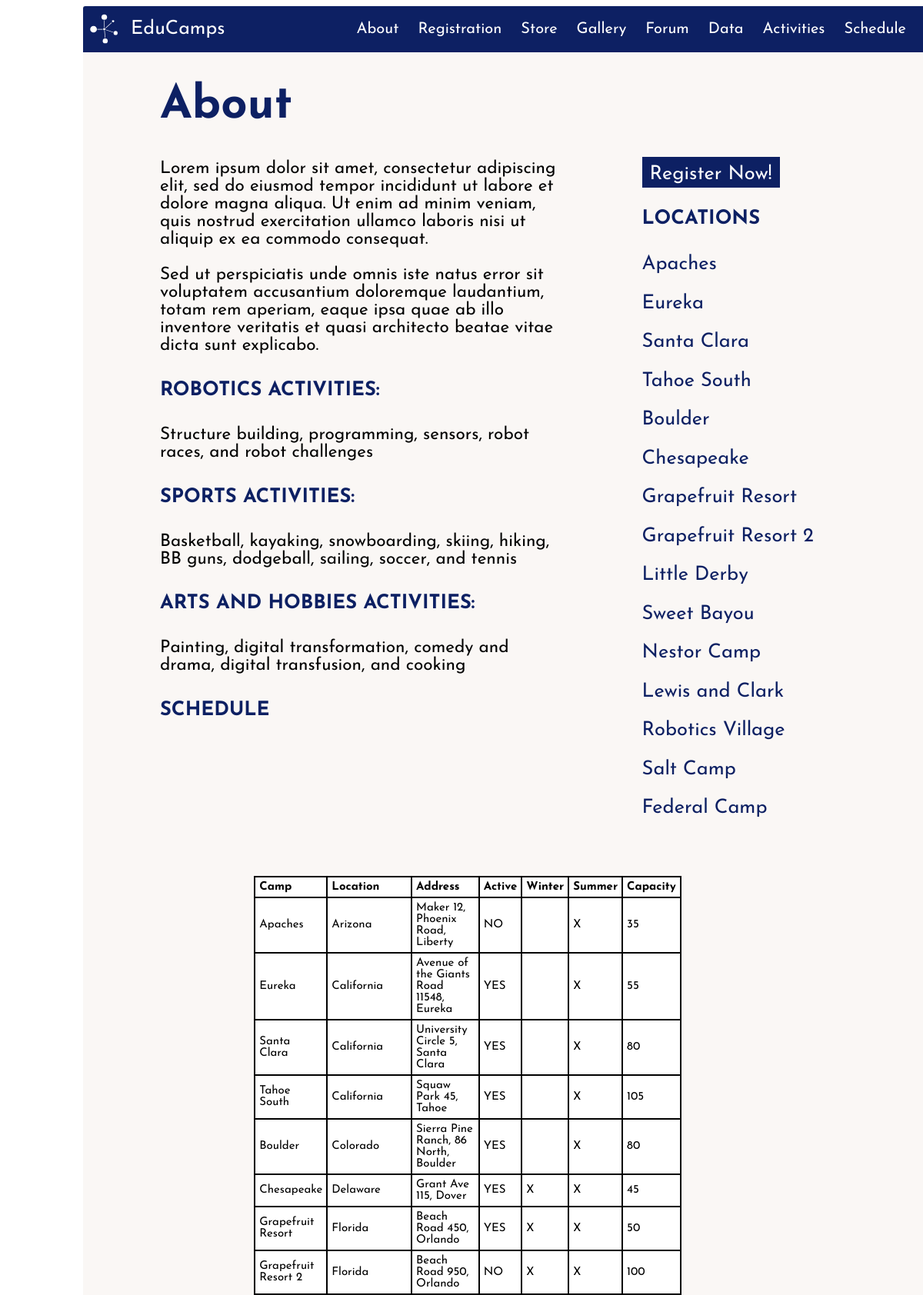
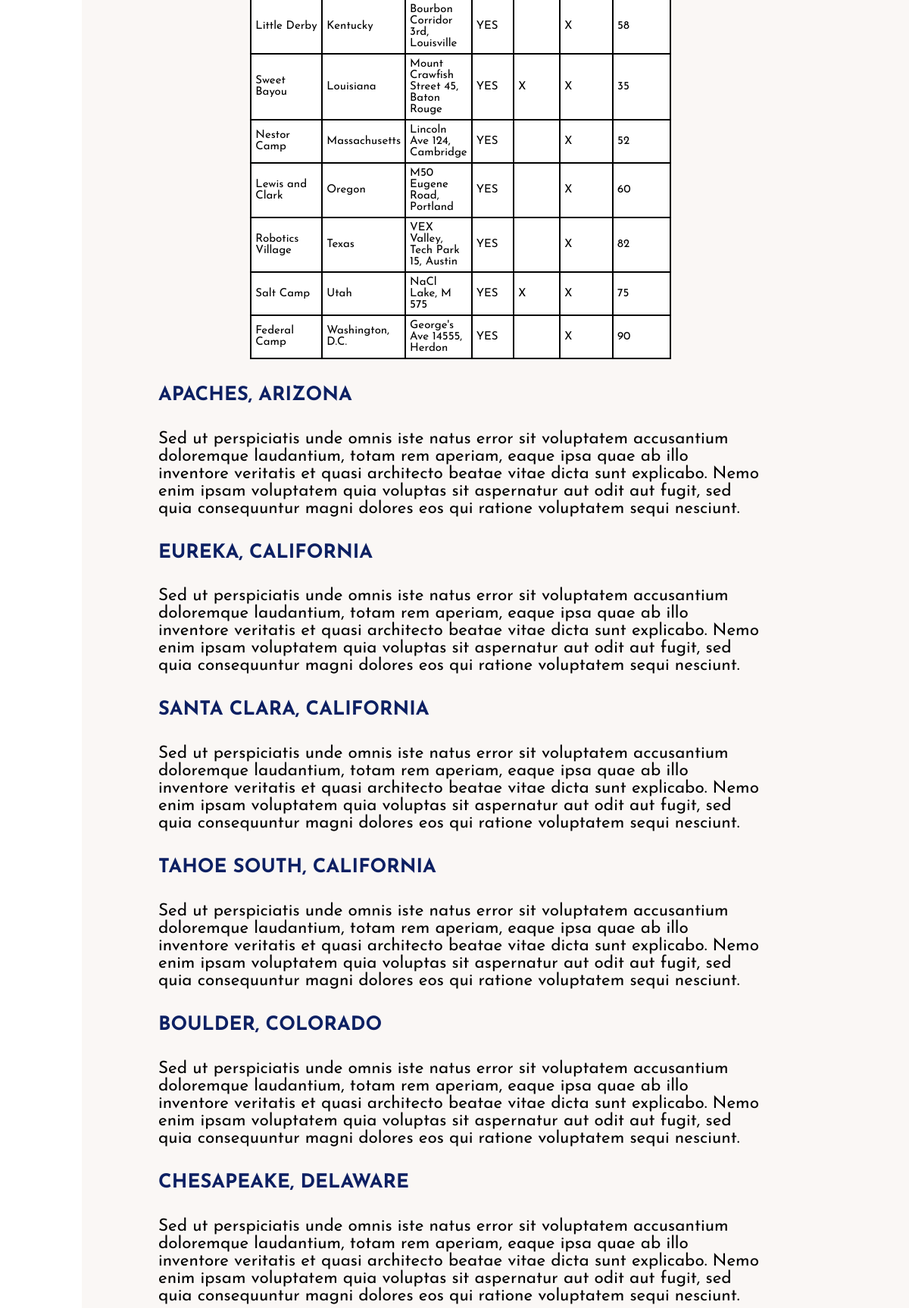
Page /about/index.php (upper part) on the committed database (2 pictures, top to bottom).
### tables this page shows
CREATE TABLE camp(
    camp_id int AUTO_INCREMENT,
    camp_name varchar(255),
    location varchar(255),
    address varchar(255),
    activities varchar(255),
    active int,
    season_winter int,
    season_summer int,
    capacity int,
    comments varchar(255),
    PRIMARY KEY (camp_id)
);

### about/index.php (the view, shortened to what this page needs)
<?php
	function QueryCamp($query, $connection){
		$result = mysqli_query($connection, $query) or die(mysqli_error($connection));
		while($row = mysqli_fetch_array($result, MYSQLI_NUM)){
			$rows[] = $row;
		}
		return $rows;
	}
	$database = 'educamps';
	$dbserver = 'localhost';
	$dbusername = 'fourthreefour';
	$dbpass = 'americo';
	$connection = connectDB($database, $dbserver, $dbusername, $dbpass);
?>
<!DOCTYPE HTML>
<html>
    <head>
        <link href=../stylesheets/main.css media=screen rel=stylesheet type=text/css />
    </head>
    <body>
        <div class=main_container id="schedule_container">
            <div id=menubar>
                <a href="../">
                    <img id="logo" src="../icons/logo.svg" alt="EduCamps logo" /><label id="topname">EduCamps</label>
                </a>
                <table>
                    <tr>
                        <td><a href=../about>About</a></td>
                        <td><a href=../registration>Registration</a></td>
                        <td><a href=../store>Store</a></td>
                        <td><a href=../gallery>Gallery</a></td>
                        <td><a href=../forum>Forum</a></td>
                        <td><a href=../data>Data</a></td>
                        <td><a href=../activities>Activities</a></td>
                        <td><a href=../schedule>Schedule</a></td>
                    </tr>
                </table>
            </div>
           <div id="anchor_bar" >
               <p><a id="register_button" href=../registration>Register Now!</a></p>
                <h4>Locations</h4>
                <?php
                    $camp_name = QueryCamp("SELECT camp_name FROM camp", $connection);
                    foreach($camp_name as $row){
                        echo "<p><a href='#$row[0]'>$row[0]</a></p>";
                    }
                ?>
            </div>
            <div id="schedule_main_content" class = "main_content">
                <h1>About</h1>
                <p>Lorem ipsum dolor sit amet, consectetur adipiscing elit, sed do eiusmod tempor incididunt ut labore et dolore magna aliqua. Ut enim ad minim veniam, quis nostrud exercitation ullamco laboris nisi ut aliquip ex ea commodo consequat.</p>
                <p>Sed ut perspiciatis unde omnis iste natus error sit voluptatem accusantium doloremque laudantium, totam rem aperiam, eaque ipsa quae ab illo inventore veritatis et quasi architecto beatae vitae dicta sunt explicabo.</p>
                <h4>Robotics Activities:</h4>
                <p>Structure building, programming, sensors, robot races, and robot challenges </p>
                <h4>Sports Activities:</h4>
                <p>Basketball, kayaking, snowboarding, skiing, hiking, BB guns, dodgeball, sailing, soccer, and tennis</p>
                <h4>Arts and Hobbies Activities:</h4>
                <p>Painting, digital transformation, comedy and drama, digital transfusion, and cooking</p>
                <h4>Schedule</h4>
                    <table>
                        <tr><td><strong>Camp</strong></td><td><strong>Location</strong></td><td><strong>Address</strong></td><td><strong>Active</strong></td><td><strong>Winter</strong></td><td><strong>Summer</strong></td><td><strong>Capacity</strong></td></tr>
                        <?php
                        $conn = mysqli_connect("localhost", "fourthreefour", "americo", "educamps");
                        $campsquery = mysqli_query($conn, "SELECT camp_name, location, address, active, season_winter, season_summer, capacity FROM camp");
                        while($camp = mysqli_fetch_assoc($campsquery)){
                        ?>
                        <tr><td><?= $camp['camp_name'] ?></td><td><?= $camp['location'] ?></td><td><?= $camp['address'] ?></td>
                        <?php if ($camp['active']){     ?>
                            <td>YES</td> <?php }
                                else{ ?>
                            <td>NO</td>
                        <?php } ?>
                        <?php if ($camp['season_winter']){     ?>
                            <td>X</td> <?php }
                                else{ ?>
                            <td></td>
                        <?php } ?>
                        <?php if ($camp['season_summer']){     ?>
                            <td>X</td> <?php }
                                else{ ?>
                            <td></td>
                        <?php } ?>
                        <td><?= $camp['capacity'] ?></td></tr>
                        <?php } ?>
                </table>
                <div id="headspace">
                <?php
                    $camp_name = QueryCamp("SELECT camp_name, location FROM camp", $connection);
                    foreach($camp_name as $row){
                        echo "<h4><a name='$row[0]'> $row[0], $row[1]</a></h4>";
                        echo "<p>Sed ut perspiciatis unde omnis iste natus error sit voluptatem accusantium doloremque laudantium, totam rem aperiam, eaque ipsa quae ab illo inventore veritatis et quasi architecto beatae vitae dicta sunt explicabo. Nemo enim ipsam voluptatem quia voluptas sit aspernatur aut odit aut fugit, sed quia consequuntur magni dolores eos qui ratione voluptatem sequi nesciunt.</p>";
                    }
                ?>
                </div>
            </div>
        </div>
    </body>
</html>

### stylesheets/main.css (style rules this page uses)
body { font-family:'Josefin Sans', sans-serif }
strong { font-weight:bold;color:black }
#schedule_main_content { width:800px;height:2300px;margin-left:100px }
#schedule_main_content p { font-size:.75em;text-align:left }
#schedule_main_content table { border-spacing:0px;width:100%;border:solid black 1px }
#schedule_main_content td { width:700px;height:auto;padding-left:15px;padding-right:25px;text-align:left;font-size:.5em;border:solid black 1px }
#schedule_main_content h4 { color:#0d2063 }
a { text-decoration:none;color:#0d2063 }
#anchor_bar { font-family:'Josefin Sans', sans-serif;font-size:25.5px;float:right;margin-right:150px;margin-left:100px;margin-top:120px;margin-bottom:50px;color:#0d2063 }
#headspace { margin-top:0px;border:solid #faf7f5 1px }
#schedule_main_content { height:auto;padding-bottom:100px }
#schedule_main_content table { width:500px;height:200px;text-align:center }
#schedule_main_content table td { padding:5px }
#register_button { color:white;padding:10px;padding-bottom:5px;background-color:#0d2063 }
h4 { text-transform:uppercase }
body { padding-left:100px;padding-right:100px }
.main_container { min-width:1100px;max-width:1600px;margin:auto;background-color:#faf7f5;margin-bottom:100px }
#logo { float:left;height:40px;width:auto;margin-left:7px }
#menubar { width:100%;height:60px;background-color:#0d2063;color:#0d2063;font-size:20px;border-top-left-radius:3px;border-top-right-radius:3px;display:flex;justify-content:space-between;align-items:center }
#menubar table { float:right;display:flex;justify-content:flex-end;border-spacing:5px;margin-left:15px;margin-right:15px;vertical-align:center }
#menubar td { padding:10px;border-radius:3px;border-width:1.5px;border-spacing:20px;text-decoration-line:underline }
#menubar a { color:white;text-decoration:none;line-height:10px;margin-top:5px }
#menubar>a { margin-top:0px;height:100%;display:flex;flex-direction:row;justify-content:center;align-items:center }
#topname { padding-left:15px;font-size:1.25em;cursor:pointer }
.main_content { background-color:#faf7f5;width:100%;height:auto;font-size:30px }
.main_content table { border-spacing:20px;width:880px;margin:auto }
.main_content td { width:250px;height:250px;padding:10px;background-color:#fff;text-align:center;font-size:30px }
.main_content h1 { color:#0d2063 }
.main_content h4 { font-size:.85em }

### rows in the picture
camp: camp_name "Apaches", location "Arizona", address "Maker 12, Phoenix Road, Liberty", active "NO", season_winter 0 (drawn), season_summer "X", capacity "35", camp_name "APACHES", location "ARIZONA"
camp: camp_name "Eureka", location "California", address "Avenue of the Giants Road 11548, Eureka", active "YES", season_winter 0 (drawn), season_summer "X", capacity "55", camp_name "EUREKA", location "CALIFORNIA"
camp: camp_name "Santa Clara", location "California", address "University Circle 5, Santa Clara", active "YES", season_winter 0 (drawn), season_summer "X", capacity "80", camp_name "SANTA CLARA", location "CALIFORNIA"
camp: camp_name "Tahoe South", location "California", address "Squaw Park 45, Tahoe", active "YES", season_winter 0 (drawn), season_summer "X", capacity "105", camp_name "TAHOE SOUTH", location "CALIFORNIA"
camp: camp_name "Boulder", location "Colorado", address "Sierra Pine Ranch, 86 North, Boulder", active "YES", season_winter 0 (drawn), season_summer "X", capacity "80", camp_name "BOULDER", location "COLORADO"
camp: camp_name "Chesapeake", location "Delaware", address "Grant Ave 115, Dover", active "YES", season_winter "X", season_summer "X", capacity "45", camp_name "CHESAPEAKE", location "DELAWARE"
camp: camp_name "Grapefruit Resort", location "Florida", address "Beach Road 450, Orlando", active "YES", season_winter "X", season_summer "X", capacity "50"
camp: camp_name "Grapefruit Resort 2", location "Florida", address "Beach Road 950, Orlando", active "NO", season_winter "X", season_summer "X", capacity "100"
camp: camp_name "Little Derby", location "Kentucky", address "Bourbon Corridor 3rd, Louisville", active "YES", season_winter 0 (drawn), season_summer "X", capacity "58"
camp: camp_name "Sweet Bayou", location "Louisiana", address "Mount Crawfish Street 45, Baton Rouge", active "YES", season_winter "X", season_summer "X", capacity "35"
camp: camp_name "Nestor Camp", location "Massachusetts", address "Lincoln Ave 124, Cambridge", active "YES", season_winter 0 (drawn), season_summer "X", capacity "52"
camp: camp_name "Lewis and Clark", location "Oregon", address "M50 Eugene Road, Portland", active "YES", season_winter 0 (drawn), season_summer "X", capacity "60"
camp: camp_name "Robotics Village", location "Texas", address "VEX Valley, Tech Park 15, Austin", active "YES", season_winter 0 (drawn), season_summer "X", capacity "82"
camp: camp_name "Salt Camp", location "Utah", address "NaCl Lake, M 575", active "YES", season_winter "X", season_summer "X", capacity "75"
camp: camp_name "Federal Camp", location "Washington, D.C.", address "George's Ave 14555, Herdon", active "YES", season_winter 0 (drawn), season_summer "X", capacity "90"
